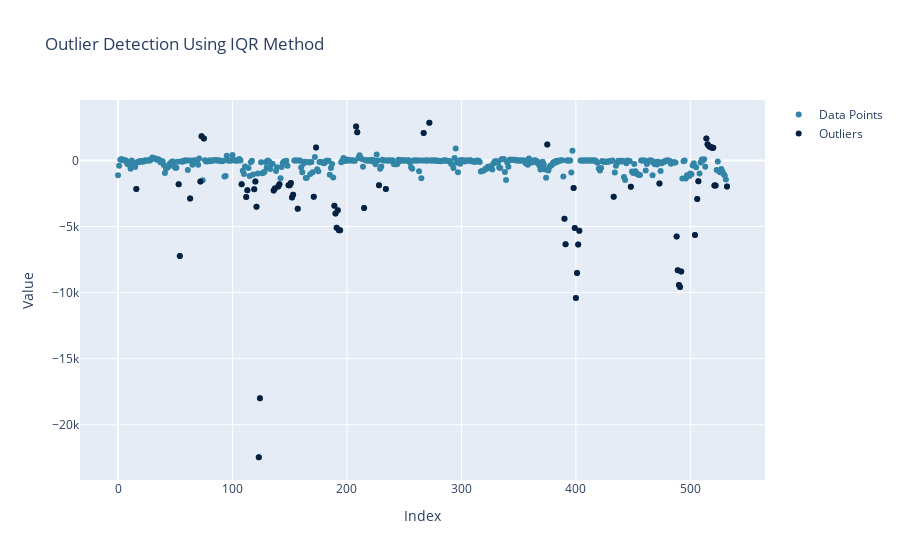

Here is the notebook cell this chart was saved with:
### Code cell
# Detect outliers
outliers = detect_outliers_iqr(df['exc_bias_oe'])

# Получение значений выбросов
outlier_values = df.loc[outliers, 'exc_bias_oe']

# Scatter plot
fig = go.Figure()

# Plot all data points
fig.add_trace(go.Scatter(x=np.arange(len(df['exc_bias_oe'])), y=df['exc_bias_oe'], mode='markers', name='Data Points', marker=dict(color=colors[2])))

# Highlight outliers
fig.add_trace(go.Scatter(x=outliers, y=outlier_values, mode='markers', marker=dict(color=colors[0]), name='Outliers'))

# Add layout
fig.update_layout(title='Outlier Detection Using IQR Method',
                  xaxis_title='Index',
                  yaxis_title='Value')

# Show plot
display(fig)

### Figure 1 — Plotly figure (JSON) as saved in the notebook; plotly's stock layout.template omitted (floating-point values rounded to 4 significant figures; data arrays with more than 128 entries replaced by an {"elided": "..."} marker saying what was removed)
{"data": [{"marker": {"color": "#3285A6"}, "mode": "markers", "name": "Data Points", "type": "scatter", "x": {"elided": "533 int values"}, "y": {"elided": "533 float values"}}, {"marker": {"color": "#082040"}, "mode": "markers", "name": "Outliers", "type": "scatter", "x": [16, 53, 54, 63, 72, 73, 75, 108, 112, 113, 119, 120, 121, 123, 124, 136, 137, 140, 141, 149, 150, 151, 152, 153, 157, 171, 173, 189, 190, 191, 192, 193, 194, 208, 209, 215, 228, 234, 267, 272, 375, 390, 391, 398, 399, 400, 401, 402, 403, 433, 448, 473, 488, 489, 490, 491, 492, 504, 506, 507, 514, 515, 516, 517, 518, 519, 520, 521, 522, 532], "y": [-2157, -1812, -7238, -2878.0, -1600, 1825, 1650, -1804, -2762, -2250, -2188, -1600, -3500, -22459, -18003, -2275, -2120, -1972, -1815.0, -1878.0, -1878.0, -1711.0, -2800, -2600, -3650, -2750, 984.4, -3430, -4020, -5100, -3774.0, -5283, -5283, 2560, 2120, -3600, -1879, -2174.0, 2069.0, 2847.0, 1196.0, -4408, -6350, -2083, -5122.0, -10414, -8515.0, -6372.0, -5325.0, -2755.0, -2000, -1757.0, -5754.0, -8311.0, -9419.0, -9574.0, -8411.0, -5653, -2920, -1580, 1663.0, 1220.0, 1117.0, 1030.0, 1003.0, 960.6, 949.1, -1895, -1908.0, -1976.0]}], "layout": {"title": {"text": "Outlier Detection Using IQR Method"}, "xaxis": {"title": {"text": "Index"}}, "yaxis": {"title": {"text": "Value"}}}}
